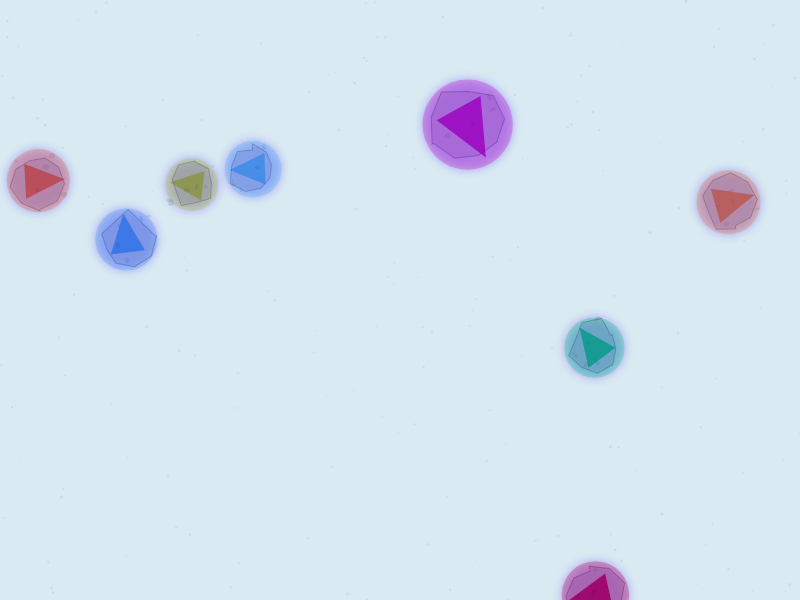
Frame 1 (no input)
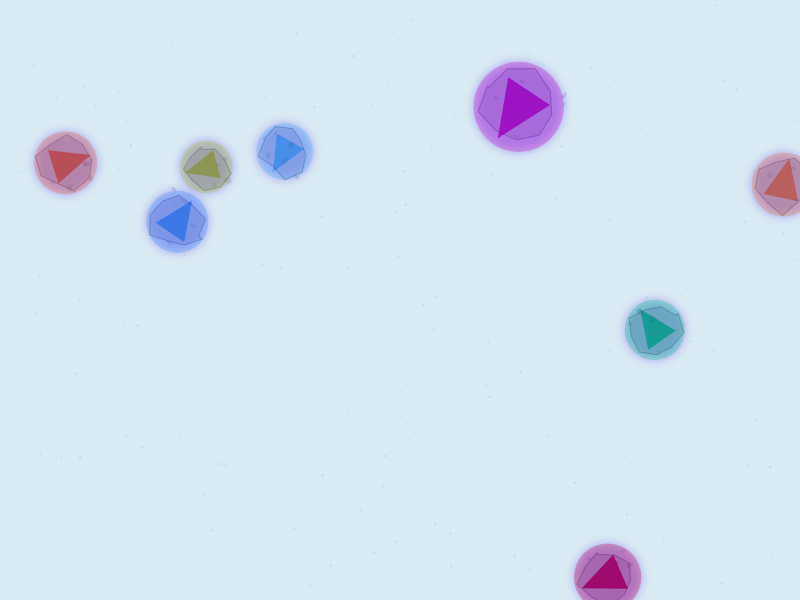
Frame 60 (no input)
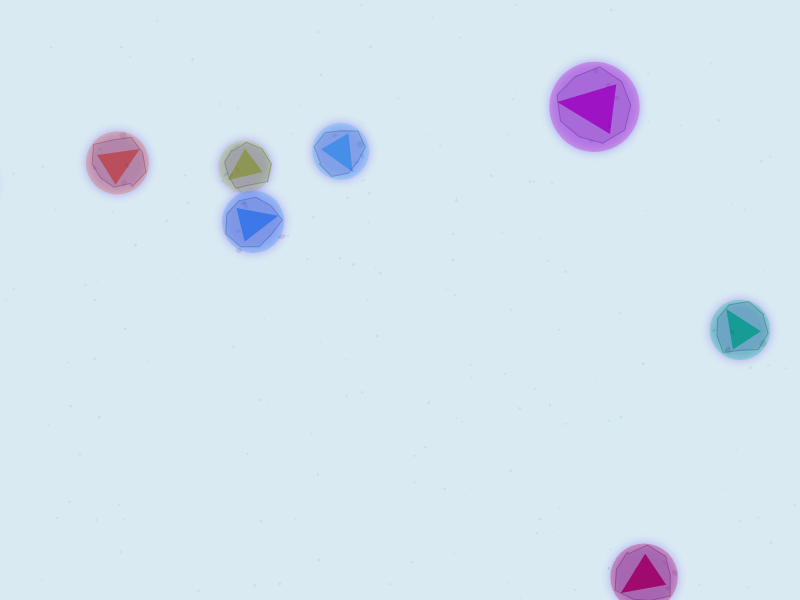
Frame 120 (the mouse pressed at the canvas centre since frame 60)

The p5.js sketch that drew these frames (run headless with seeded random() and noise() and a simulated clock; from frame 60 on, the mouse is pressed at the canvas centre):

// p5.js sketch
// ── sketch.js
let ships = [];
let waterEffect;

function setup() {
  createCanvas(800, 600);
  colorMode(HSB, 360, 100, 100, 1);

  // Create water effect particles
  waterEffect = [];
  for (let i = 0; i < 200; i++) {
    waterEffect.push({
      x: random(width),
      y: random(height),
      size: random(1, 3),
      speed: random(0.5, 2),
      angle: random(TWO_PI)
    });
  }

  // Create ships
  for (let i = 0; i < 8; i++) {
    ships.push({
      x: random(width),
      y: random(height),
      size: random(40, 80),
      speed: random(0.5, 1.5),
      angle: random(TWO_PI),
      rotation: random(-0.02, 0.02),
      damage: random(0.3, 0.8),
      color: {
        h: random(360),
        s: random(70, 100),
        b: random(70, 100)
      }
    });
  }

  noStroke();
}

function draw() {
  background(200, 10, 95);

  // Draw water effect
  for (let i = 0; i < waterEffect.length; i++) {
    let p = waterEffect[i];
    fill(180, 30, 85, 0.4);
    ellipse(p.x, p.y, p.size);
    p.x += cos(p.angle) * p.speed;
    p.y += sin(p.angle) * p.speed;
    if (p.x < 0 || p.x > width || p.y < 0 || p.y > height) {
      p.x = random(width);
      p.y = random(height);
    }
  }

  // Draw ships
  for (let i = 0; i < ships.length; i++) {
    let ship = ships[i];
    
    // Update position based on mouse
    let mouseOffsetX = (mouseX - width/2) * 0.001;
    let mouseOffsetY = (mouseY - height/2) * 0.001;
    ship.x += ship.speed + mouseOffsetX;
    ship.y += mouseOffsetY;
    ship.angle += ship.rotation;

    // Wrap around screen
    if (ship.x > width + 50) ship.x = -50;
    if (ship.x < -50) ship.x = width + 50;
    if (ship.y > height + 50) ship.y = -50;
    if (ship.y < -50) ship.y = height + 50;

    push();
    translate(ship.x, ship.y);
    rotate(ship.angle);

    // Draw ship body with damage effect
    fill(ship.color.h, ship.color.s, ship.color.b, 0.9);
    
    // Base shape - paper-cut style
    beginShape();
    vertex(0, -ship.size/2);
    vertex(ship.size/3, ship.size/4);
    vertex(-ship.size/3, ship.size/4);
    endShape(CLOSE);

    // Add damage details
    fill(0, 0, 0, 0.1);
    for (let j = 0; j < 5; j++) {
      let x = random(-ship.size/2, ship.size/2);
      let y = random(-ship.size/2, ship.size/2);
      let w = random(2, 8);
      let h = random(2, 8);
      ellipse(x, y, w, h);
    }

    // Add torn edges effect
    stroke(0, 0, 0, 0.3);
    strokeWeight(1);
    beginShape();
    for (let j = 0; j < 10; j++) {
      let angle = map(j, 0, 9, 0, TWO_PI);
      let r = ship.size/2 + random(-5, 5);
      let x = r * cos(angle);
      let y = r * sin(angle);
      vertex(x, y);
    }
    endShape(CLOSE);

    pop();
  }

  // Draw subtle glow effect
  drawingContext.shadowBlur = 10;
  drawingContext.shadowColor = color(255, 255, 255, 50);
  for (let i = 0; i < ships.length; i++) {
    let ship = ships[i];
    fill(ship.color.h, ship.color.s, ship.color.b, 0.3);
    ellipse(ship.x, ship.y, ship.size * 1.2);
  }
  drawingContext.shadowBlur = 0;
}
